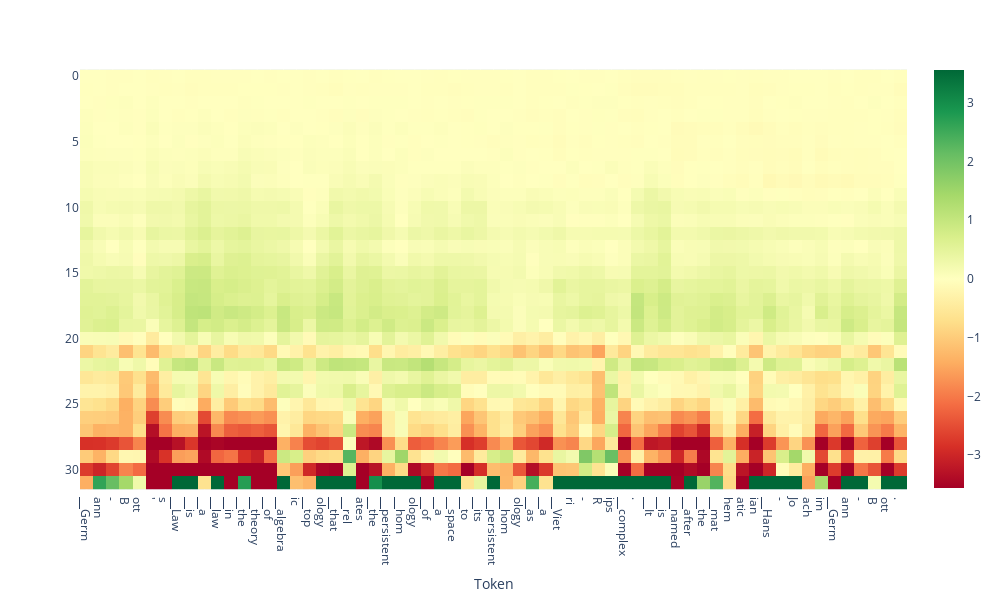

Write notebook code for a chart like this one.
### Code cell
tokens = tokenizer.tokenize(output['text'])
doc.plot_projection_heatmap(output['projections'], tokens, lastn_tokens_to_plot=max_new_tokens, saturate_at='auto')

### Figure 1 — Plotly figure (JSON) as saved in the notebook; plotly's stock layout.template omitted (floating-point values rounded to 4 significant figures; data arrays with more than 128 entries replaced by an {"elided": "..."} marker saying what was removed)
{"data": [{"coloraxis": "coloraxis", "hovertemplate": "Token: %{x}<br>y: %{y}<br>color: %{z}<extra></extra>", "name": "0", "type": "heatmap", "xaxis": "x", "yaxis": "y", "z": {"elided": "32x63 float values"}}], "layout": {"coloraxis": {"cmax": 3.559, "cmin": -3.559, "colorscale": [[0, "rgb(165,0,38)"], [0.1, "rgb(215,48,39)"], [0.2, "rgb(244,109,67)"], [0.3, "rgb(253,174,97)"], [0.4, "rgb(254,224,139)"], [0.5, "rgb(255,255,191)"], [0.6, "rgb(217,239,139)"], [0.7, "rgb(166,217,106)"], [0.8, "rgb(102,189,99)"], [0.9, "rgb(26,152,80)"], [1, "rgb(0,104,55)"]]}, "height": 600, "margin": {"t": 60}, "width": 1000, "xaxis": {"anchor": "y", "autorange": true, "constrain": "domain", "domain": [0, 1], "range": [-0.5, 62.5], "scaleanchor": "y", "ticktext": ["▁Germ", "ann", "-", "B", "ott", "'", "s", "▁Law", "▁is", "▁a", "▁law", "▁in", "▁the", "▁theory", "▁of", "▁algebra", "ic", "▁top", "ology", "▁that", "▁rel", "ates", "▁the", "▁persistent", "▁hom", "ology", "▁of", "▁a", "▁space", "▁to", "▁its", "▁persistent", "▁hom", "ology", "▁as", "▁a", "▁Viet", "ri", "-", "R", "ips", "▁complex", ".", "▁It", "▁is", "▁named", "▁after", "▁the", "▁mat", "hem", "atic", "ian", "▁Hans", "-", "Jo", "ach", "im", "▁Germ", "ann", "-", "B", "ott", "."], "tickvals": [0, 1, 2, 3, 4, 5, 6, 7, 8, 9, 10, 11, 12, 13, 14, 15, 16, 17, 18, 19, 20, 21, 22, 23, 24, 25, 26, 27, 28, 29, 30, 31, 32, 33, 34, 35, 36, 37, 38, 39, 40, 41, 42, 43, 44, 45, 46, 47, 48, 49, 50, 51, 52, 53, 54, 55, 56, 57, 58, 59, 60, 61, 62], "title": {"text": "Token"}}, "yaxis": {"anchor": "x", "autorange": true, "constrain": "domain", "domain": [0.01446, 0.9855], "range": [31.5, -0.5]}}}
